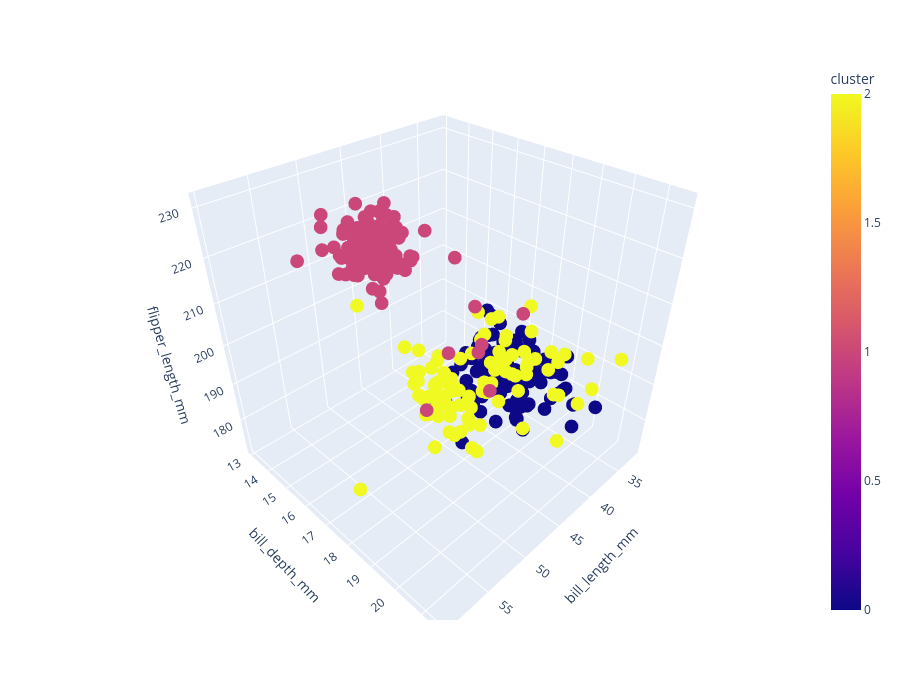

Notebook code for this chart:
### Markdown cell above
There are three clear groups of points distinctly associated with one of each species. The fact that they are so well separated along these anatomical variables suggests that we should be able to capture some of that structure via clustering.

Now compare with clusters

### Code cell
fig = px.scatter_3d(penguins, x = "bill_length_mm", y = "bill_depth_mm", z = "flipper_length_mm", color = "cluster")
fig.update_layout(height=700)

### Figure 1 — Plotly figure (JSON) as saved in the notebook; plotly's stock layout.template omitted (floating-point values rounded to 4 significant figures; data arrays with more than 128 entries replaced by an {"elided": "..."} marker saying what was removed)
{"data": [{"hovertemplate": "bill_length_mm=%{x}<br>bill_depth_mm=%{y}<br>flipper_length_mm=%{z}<br>cluster=%{marker.color}<extra></extra>", "legendgroup": "", "marker": {"color": {"elided": "333 int values"}, "coloraxis": "coloraxis", "symbol": "circle"}, "mode": "markers", "name": "", "scene": "scene", "showlegend": false, "type": "scatter3d", "x": {"elided": "333 float values"}, "y": {"elided": "333 float values"}, "z": {"elided": "333 int values"}}], "layout": {"coloraxis": {"colorbar": {"title": {"text": "cluster"}}, "colorscale": [[0, "#0d0887"], [0.1111, "#46039f"], [0.2222, "#7201a8"], [0.3333, "#9c179e"], [0.4444, "#bd3786"], [0.5556, "#d8576b"], [0.6667, "#ed7953"], [0.7778, "#fb9f3a"], [0.8889, "#fdca26"], [1, "#f0f921"]]}, "height": 700, "legend": {"tracegroupgap": 0}, "margin": {"t": 60}, "scene": {"domain": {"x": [0, 1], "y": [0, 1]}, "xaxis": {"title": {"text": "bill_length_mm"}}, "yaxis": {"title": {"text": "bill_depth_mm"}}, "zaxis": {"title": {"text": "flipper_length_mm"}}}}}
